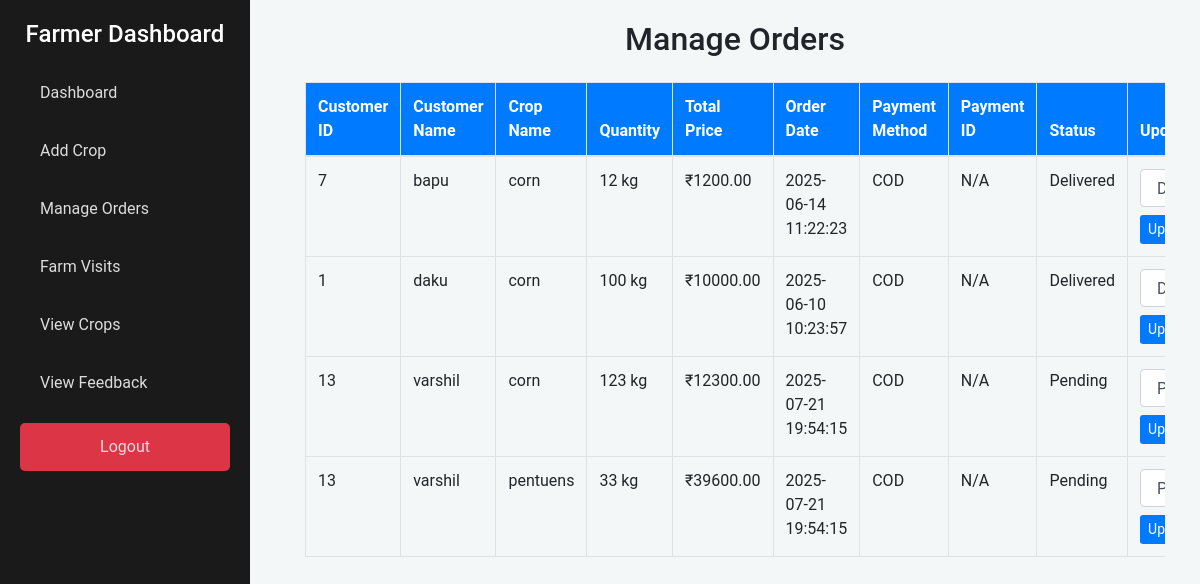
The app's page /manage_orders.php (signed in) with its own data.
### tables this page shows
CREATE TABLE `orders` (
  `id` int(11) NOT NULL,
  `customer_id` int(11) DEFAULT NULL,
  `crop_id` int(11) DEFAULT NULL,
  `quantity` int(11) DEFAULT NULL,
  `total_price` decimal(10,2) DEFAULT NULL,
  `status` enum('pending','confirmed','shipped','delivered') DEFAULT NULL,
  `order_date` datetime DEFAULT NULL,
  `advance_payment` decimal(10,2) DEFAULT NULL,
  `farmer_id` int(11) DEFAULT NULL,
  `payment_method` enum('cod','online') DEFAULT 'cod',
  `payment_id` varchar(100) DEFAULT NULL
);

CREATE TABLE `customers` (
  `id` int(11) NOT NULL,
  `name` varchar(100) DEFAULT NULL,
  `email` varchar(100) DEFAULT NULL,
  `password` varchar(255) DEFAULT NULL,
  `city` varchar(100) DEFAULT NULL,
  `otp` int(11) DEFAULT NULL,
  `is_verified` tinyint(1) DEFAULT 0,
  `pass_key` varchar(6) DEFAULT NULL
);

CREATE TABLE `crops` (
  `id` int(11) NOT NULL,
  `farmer_id` int(11) DEFAULT NULL,
  `name` varchar(100) DEFAULT NULL,
  `description` text DEFAULT NULL,
  `image` varchar(255) DEFAULT NULL,
  `season` varchar(50) DEFAULT NULL,
  `price_per_kg` decimal(10,2) DEFAULT NULL,
  `video` varchar(255) DEFAULT NULL,
  `insurance_status` enum('insured','not_insured') DEFAULT NULL,
  `certificate_available` tinyint(1) DEFAULT 0
);

### manage_orders.php (the view, shortened to what this page needs)
<?php
include 'config.php';
try {
    $stmt = $conn->prepare("
        SELECT o.id, o.quantity, o.total_price, o.status, o.order_date,
               o.payment_method,
               p.razorpay_payment_id, p.status AS payment_status,
               u.name AS customer_name, u.id AS customer_id,
               cr.name AS crop_name
        FROM orders o
        JOIN crops cr ON o.crop_id = cr.id
        JOIN customers u ON o.customer_id = u.id
        LEFT JOIN payments p ON o.id = p.order_id
        WHERE cr.farmer_id = ?
    ");
    $stmt->execute([$_SESSION['farmer_id']]);
    $orders = $stmt->fetchAll();
} catch (PDOException $e) {
    $_SESSION['error'] = "Error fetching orders: " . $e->getMessage();
}
?>
<!DOCTYPE html>
<html lang="en">
<head>
  <link rel="stylesheet" href="https://stackpath.bootstrapcdn.com/bootstrap/4.5.2/css/bootstrap.min.css"/>
</head>
<body>
<div class="sidebar-desktop d-none d-md-block">
  <h4>Farmer Dashboard</h4>
  <a href="farmer_dashboard.php">Dashboard</a>
  <a href="add_crop.php">Add Crop</a>
  <a href="manage_orders.php" class="active">Manage Orders</a>
  <a href="farm_visits.php">Farm Visits</a>
  <a href="view_crops.php">View Crops</a>
  <a href="feedback_view.php">View Feedback</a>
  <a href="logout.php" class="btn btn-danger mt-3 w-100">Logout</a>
</div>
<div class="content-area">
  <div class="container">
    <h2 class="text-center mb-4">Manage Orders</h2>
<div class="table-responsive order-table">
  <table class="table table-bordered">
    <thead>
      <tr>
        <th>Customer ID</th>
        <th>Customer Name</th>
        <th>Crop Name</th>
        <th>Quantity</th>
        <th>Total Price</th>
        <th>Order Date</th>
        <th>Payment Method</th>
        <th>Payment ID</th>
        <th>Status</th>
        <th>Update</th>
      </tr>
    </thead>
    <tbody>
    <?php foreach ($orders as $order): ?>
      <tr>
        <td><?= htmlspecialchars($order['customer_id']) ?></td>
        <td><?= htmlspecialchars($order['customer_name']) ?></td>
        <td><?= htmlspecialchars($order['crop_name']) ?></td>
        <td><?= htmlspecialchars($order['quantity']) ?> kg</td>
        <td>₹<?= htmlspecialchars($order['total_price']) ?></td>
        <td><?= htmlspecialchars($order['order_date']) ?></td>
        <td><?= strtoupper($order['payment_method']) ?></td>
        <td>
          <?= ($order['payment_method'] === 'online' && $order['razorpay_payment_id'] && $order['payment_status'] === 'success') ? htmlspecialchars($order['razorpay_payment_id']) : 'N/A'; ?>
        </td>
        <td><?= ucfirst($order['status']) ?></td>
        <td>
          <form method="POST">
            <select name="status" class="form-control" required>
              <?php foreach (['pending','confirmed','shipped','delivered'] as $status): ?>
                <option value="<?= $status ?>" <?= $order['status'] == $status ? 'selected' : '' ?>><?= ucfirst($status) ?></option>
              <?php endforeach; ?>
            </select>
            <button type="submit" name="update_status" class="btn btn-primary btn-sm mt-2">Update</button>
          </form>
        </td>
      </tr>
    <?php endforeach; ?>
    </tbody>
  </table>
</div>
</body>
</html>

### manage_orders.php (style rules this page uses)
body { background-color: #f4f7f8; font-family: 'Roboto', sans-serif; }
.sidebar-desktop { background-color: #1a1a1a; color: white; position: fixed; height: 100vh; width: 250px; top: 0; left: 0; padding: 20px; z-index: 1000; overflow-y: auto; }
.sidebar-desktop h4 { text-align: center; margin-bottom: 20px; font-size: 1.5rem; }
.sidebar-desktop a { color: #dcdcdc; font-size: 1rem; padding: 12px 20px; text-decoration: none; display: block; margin-bottom: 10px; border-radius: 5px; transition: background 0.3s; }
@media (min-width: 768px) { .content-area { margin-left: 270px; padding: 20px; } }
.table thead { background: #007bff; color: white; }
.btn-primary { background-color: #007bff; border: none; }
.btn-danger { background-color: #dc3545; border: none; }
.table-responsive { overflow-x: auto; }

### records on screen
orders: customer "7", customer.name "bapu", crop.name "corn", quantity "12", total_price "1200.00", order_date "2025-06-14 11:22:23", payment_method "COD", shows "N/A", status "Delivered"
orders: customer "1", customer.name "daku", crop.name "corn", quantity "100", total_price "10000.00", order_date "2025-06-10 10:23:57", payment_method "COD", shows "N/A", status "Delivered"
orders: customer "13", customer.name "varshil", crop.name "corn", quantity "123", total_price "12300.00", order_date "2025-07-21 19:54:15", payment_method "COD", shows "N/A", status "Pending"
orders: customer "13", customer.name "varshil", crop.name "pentuens", quantity "33", total_price "39600.00", order_date "2025-07-21 19:54:15", payment_method "COD", shows "N/A", status "Pending"
